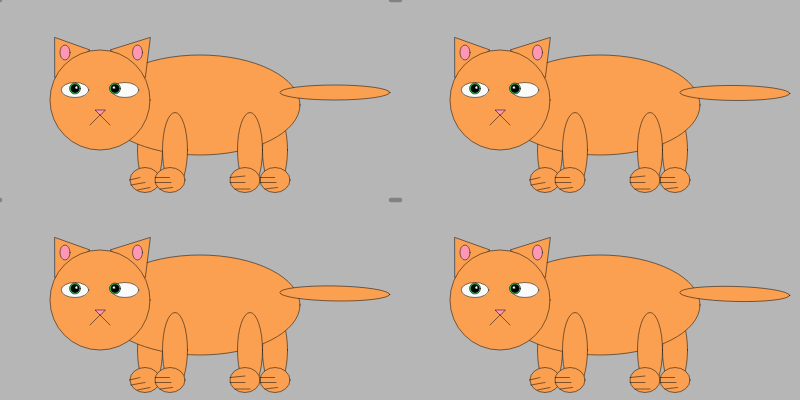
Frame 1 (no input)
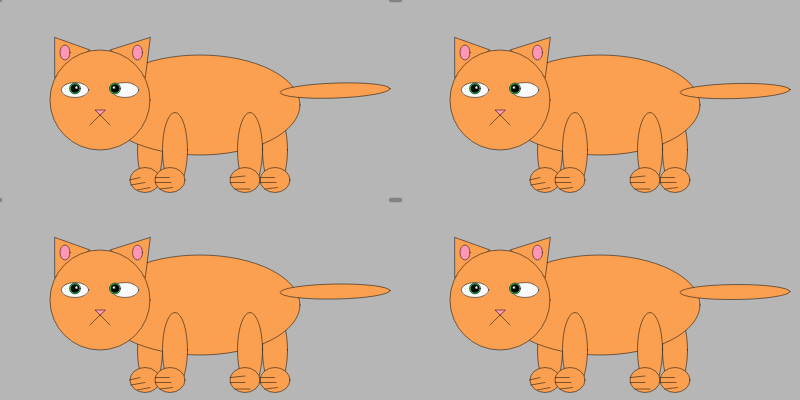
Frame 60 (no input)
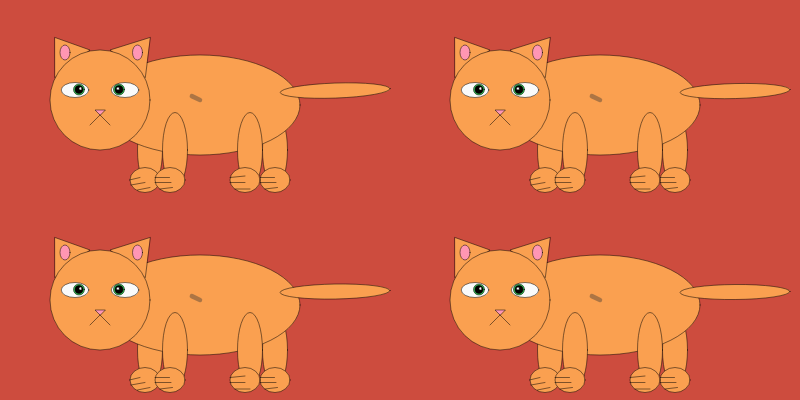
Frame 120 (the mouse pressed at the canvas centre since frame 60)

The p5.js sketch that drew these frames (run headless with seeded random() and noise() and a simulated clock; from frame 60 on, the mouse is pressed at the canvas centre):

// p5.js sketch
// ── sketch.js
let bgColor = 0;
let eyeColorR = 0;
let eyeColorG = 0;
let eyeColorB = 0;

let x = [],
  y = [],
  segNum = 20,
  segLength = 18;

for (let i = 0; i < segNum; i++) {
  x[i] = 0;
  y[i] = 0;
}

function setup() {
  createCanvas(800, 400);
  bgColor = random(255);
  eyeColorR = random(255);
  eyeColorG = random(255);
  eyeColorB = random(255);
  angle = 0;
  change = 0.5;
}

function draw() {
  background(bgColor);
  if (frameCount % 60 == 0) {
    bgColor = color(random(255), random(255), random(255));
  }

  draw_cat(0,0);
  draw_cat(width/2,0);
  draw_cat(0,height/2);
  draw_cat(width/2,height/2);
}

function draw_cat(x,y) {
  push();
  translate(x,y);
  scale(0.5);
  //body
  fill(250, 160, 80);
  //back back leg
  ellipse(550, 300, 50, 150);
  ellipse(550, 360, 60, 50);
  line(555, 375, 530, 378);
  line(552, 365, 520, 365);
  line(549, 355, 520, 355);
  //front back leg
  ellipse(300, 300, 50, 150);
  ellipse(290, 360, 60, 50);
  line(275, 380, 300, 375);
  line(262, 370, 290, 365);
  line(259, 360, 280, 355);
  //body
  ellipse(400, 210, 400, 200);
  //front front leg
  ellipse(350, 300, 50, 150);
  ellipse(340, 360, 60, 50);
  line(345, 375, 320, 378);
  line(342, 365, 310, 365);
  line(339, 355, 310, 355);
  //back front leg
  ellipse(500, 300, 50, 150);
  ellipse(490, 360, 60, 50);
  line(500, 378, 470, 378);
  line(490, 365, 460, 365);
  line(490, 352, 460, 355);

  //head&ears
  fill(250, 160, 80);
  triangle(110, 155, 180, 100, 110, 75);
  triangle(290, 155, 220, 100, 300, 75);
  circle(200, 200, 200);
  fill(255, 150, 180);
  ellipse(130, 105, 20, 30);
  fill(255, 150, 180);
  ellipse(275, 105, 20, 30);

  //nose&mouth
  fill(255, 150, 180);
  triangle(200, 230, 190, 220, 210, 220);
  line(220, 250, 200, 230);
  line(180, 250, 200, 230);

  //eyes
  fill(250, 250, 250);
  ellipse(150, 180, 55, 30);
  ellipse(250, 180, 55, 30);
  fill(eyeColorR, eyeColorG, eyeColorB);
  circle(150 + winMouseX / 50, 177 + winMouseY / 100, 22);
  circle(230 + winMouseX / 50, 177 + winMouseY / 100, 22);
  fill(0, 0, 0);
  circle(150 + winMouseX / 50, 177 + winMouseY / 100, 16);
  circle(230 + winMouseX / 50, 177 + winMouseY / 100, 16);
  fill(260, 260, 260);
  circle(153 + winMouseX / 50, 175 + winMouseY / 100, 6);
  circle(228 + winMouseX / 50, 175 + winMouseY / 100, 6);

  //line
  strokeWeight(9);
  stroke(51, 100);
  dragSegment(0, mouseX, mouseY);
  for (let i = 0; i < x.length - 1; i++) {
    dragSegment(i + 1, x[i], y[i]);
  }
  strokeWeight(1);
  stroke(0);

  //tail
  fill(250, 160, 80);
  translate(width / 2 + 160, height / 2 - 30);
  angleMode(DEGREES);
  rotate(angle);
  ellipseMode(CORNER);
  ellipse(0, 0, 220, 30);
  ellipseMode(CENTER);
  translate(-width / 2 - 160, -height / 2 + 30);

  angle += change;

  if (angle <= -30 || angle >= 30) {
    change *= -1;
  }
  
  pop();
}

function dragSegment(i, xin, yin) {
  const dx = xin - x[i];
  const dy = yin - y[i];
  const angle = atan2(dy, dx);
  x[i] = xin - cos(angle) * segLength;
  y[i] = yin - sin(angle) * segLength;
  segment(x[i], y[i], angle);
}

function segment(x, y, a) {
  push();
  translate(x, y);
  rotate(a);
  line(0, 0, segLength, 0);
  pop();
}

// https://editor.p5js.org/jht1493/sketches/2XLYFOlCS
// Week #2 Creative Exercise - Many cats
// -- snake does not follow

// https://editor.p5js.org/lh1966/sketches/IJJRKaXmC
// by La'Kay Hodge

//https://p5js.org/examples/interaction-follow-3.html
//https://editor.p5js.org/allison.parrish/sketches/H1__vQxiW
